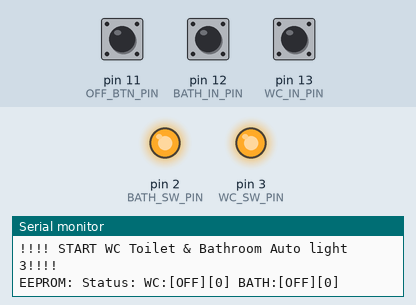
A sketch run on a simulated Arduino Uno, built with avr-gcc and run on an emulated ATmega328P. Parts: output pins drawn as LEDs (lit = HIGH), the last lines printed to the serial monitor. The inputs (shaded band) are chosen by the test bench; at power-on: pin 12 (BATH_IN_PIN) HIGH, pin 13 (WC_IN_PIN) HIGH, pin 11 (OFF_BTN_PIN) HIGH.

Above: at 1.2 s.
1.3 s: pin 12 (BATH_IN_PIN) pulled LOW for 0.15 s
At 2.5 s:
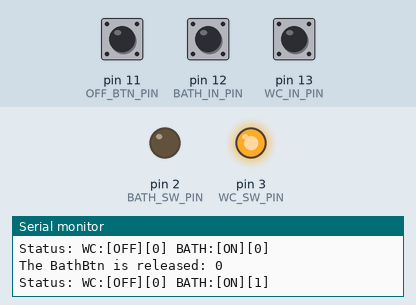
2.9 s: pin 13 (WC_IN_PIN) pulled LOW for 0.15 s
At 3.7 s:
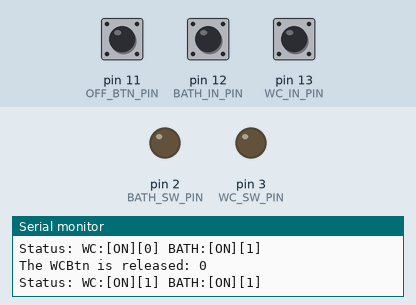
4.5 s: pin 12 (BATH_IN_PIN) pulled LOW for 1 s
At 6.7 s:
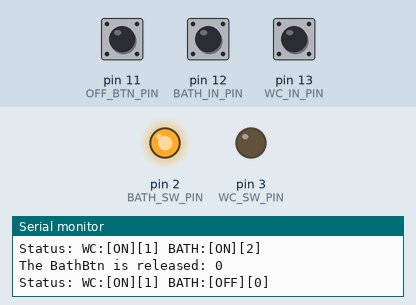
7.0 s: pin 11 (OFF_BTN_PIN) pulled LOW for 0.15 s
At 8.1 s:
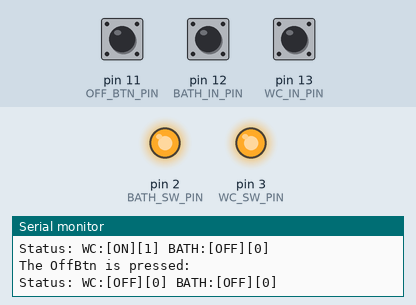
8.6 s: pin 12 (BATH_IN_PIN) pulled LOW for 3.2 s
At 9.3 s:
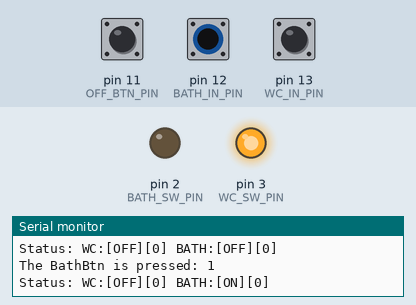
13.3 s: pin 11 (OFF_BTN_PIN) pulled LOW for 1 s
At 14.1 s:
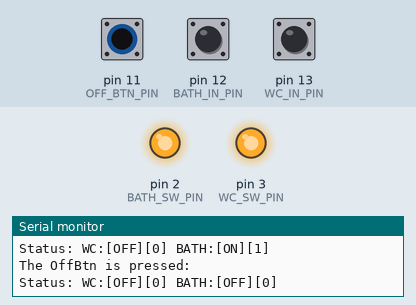
Timing chart, 0 to 16.3 s (numbered marks = the images above; inputs shaded):
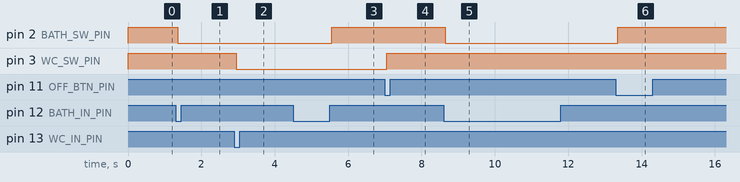

Measured:
- after the input at 1.3 s, pin 2 (BATH_SW_PIN): HIGH → LOW after 0.05 s
- after the input at 2.9 s, pin 3 (WC_SW_PIN): HIGH → LOW after 0.05 s
- after the input at 4.5 s, pin 2 (BATH_SW_PIN): LOW → HIGH after 1.0 s
- after the input at 7.0 s, pin 3 (WC_SW_PIN): LOW → HIGH after 0.05 s
- after the input at 8.6 s, pin 2 (BATH_SW_PIN): HIGH → LOW after 0.05 s
- after the input at 13.3 s, pin 2 (BATH_SW_PIN): LOW → HIGH after 0.05 s

The sketch:

WCLight.ino
```cpp
#include <ezButton.h>
#include <EEPROM.h>


#define OFF HIGH
#define ON LOW

const int WC_IN_PIN = 13;
const int WC_SW_PIN = 3; //White

const int BATH_IN_PIN = 12;
const int BATH_SW_PIN = 2; //Brown

const int OFF_BTN_PIN = 11;

//EEPROM
const int EEPROM_SETTINGS_ADDR = 10;

//DebounceTime
const int DebounceTime = 50;

struct Settings
{
    int WCState = OFF;
    int BathState = OFF;
    int WCCounter = 0;
    int BathCounter = 0;

    void reset()
    {
      WCState = OFF;
      BathState = OFF;
      WCCounter = 0;
      BathCounter = 0;
    }

} settings;

ezButton WCBtn(WC_IN_PIN);
ezButton BathBtn(BATH_IN_PIN);
ezButton OffBtn(OFF_BTN_PIN);

int debugButtonFromSerial = 0;

void setup()
{
  Serial.begin(9600);                // initialize serial

  Serial.println();
  Serial.println();
  Serial.println("!!!! START WC Toilet & Bathroom Auto light 3!!!!");

  WCBtn.setDebounceTime(DebounceTime);
  BathBtn.setDebounceTime(DebounceTime);
  OffBtn.setDebounceTime(DebounceTime);

  pinMode(WC_SW_PIN, INPUT_PULLUP);
  pinMode(WC_SW_PIN, OUTPUT);
  pinMode(BATH_SW_PIN, INPUT_PULLUP);
  pinMode(BATH_SW_PIN, OUTPUT);

  //EEPROM.get(EEPROM_SETTINGS_ADDR, settings);

  Serial.print("EEPROM: ");
  PrintStatus();

  Switch();
}

void loop()
{
  WCBtn.loop();
  BathBtn.loop();
  OffBtn.loop();

  if(OffBtn.isPressed() || debugButtonFromSerial == 1 || debugButtonFromSerial == OFF_BTN_PIN)
  {
    debugButtonFromSerial = 0;
    Serial.println("The ""OffBtn"" is pressed: ");
    settings.reset();
    Switch();
    PrintStatus();
  }

  if(WCBtn.isPressed() || debugButtonFromSerial == WC_IN_PIN)
  {
    debugButtonFromSerial = 0;
    Serial.print("The ""WCBtn"" is pressed: "); Serial.println(WCBtn.getCount());

    if(settings.WCCounter == 0)
    {
      settings.WCState = settings.WCState == OFF ? ON : OFF;

      settings.WCCounter = 0;

      SaveSettings();
      Switch();
    }
    else
    {
      settings.WCCounter++;
    }

    WCBtn.resetCount();
    PrintStatus();

  }

  if(WCBtn.isReleased() || debugButtonFromSerial == -WC_IN_PIN)
  {
    debugButtonFromSerial = 0;
    Serial.print("The ""WCBtn"" is released: "); Serial.println(WCBtn.getCount());

    settings.WCCounter++;

    if(settings.WCCounter >= 3 || settings.WCCounter == 0)
    {
      settings.WCState = settings.WCState == OFF ? ON : OFF;

      settings.WCCounter = 0;

      SaveSettings();
      Switch();
    }

    PrintStatus();
  }

  if(BathBtn.isPressed() || debugButtonFromSerial == BATH_IN_PIN)
  {
    debugButtonFromSerial = 0;
    Serial.print("The ""BathBtn"" is pressed: "); Serial.println(BathBtn.getCount());

    if(settings.BathCounter == 0)
    {
      settings.BathState = settings.BathState == OFF ? ON : OFF;

      settings.BathCounter = 0;

      SaveSettings();
      Switch();
    }
    else
    {
      settings.BathCounter++;
    }

    BathBtn.resetCount();
    PrintStatus();
  }

  if(BathBtn.isReleased() || debugButtonFromSerial == -BATH_IN_PIN)
  {
    debugButtonFromSerial = 0;
    Serial.print("The ""BathBtn"" is released: "); Serial.println(BathBtn.getCount());

    settings.BathCounter++;

    if(settings.BathCounter >= 3 || settings.BathCounter == 0)
    {
      settings.BathState = settings.BathState == OFF ? ON : OFF;

      settings.BathCounter = 0;

      SaveSettings();
      Switch();
    }

    PrintStatus();
  }

  if(Serial.available() > 0)
  {
    debugButtonFromSerial = Serial.readString().toInt();
  }

  //SaveSettings();
}

void Switch()
{
  digitalWrite(WC_SW_PIN, settings.WCState);
  digitalWrite(BATH_SW_PIN, settings.BathState);
}

void PrintStatus()
{
  char buffer[256];
  sprintf(buffer, "Status: WC:[%s][%d] BATH:[%s][%d]", GetStatus(settings.WCState), settings.WCCounter, GetStatus(settings.BathState), settings.BathCounter);
  Serial.println(buffer);
}

char * GetStatus(int state)
{
  return state == OFF ? "OFF" : "ON";
}

void SaveSettings()
{
  //Serial.println("Save Settings...");
  //EEPROM.put(EEPROM_SETTINGS_ADDR, settings);
}
```
